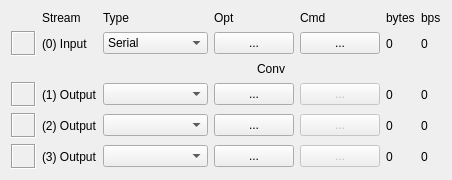
       <widget class="QWidget" name="Panel1" native="true">
        <property name="enabled">
         <bool>true</bool>
        </property>
        <property name="toolTip">
         <string/>
        </property>
        <property name="layoutDirection">
         <enum>Qt::LeftToRight</enum>
        </property>
        <property name="text" stdset="0">
         <string/>
        </property>
        <layout class="QGridLayout" name="gridLayout">
         <item row="0" column="1">
          <widget class="QLabel" name="Label5">
           <property name="enabled">
            <bool>true</bool>
           </property>
           <property name="toolTip">
            <string/>
           </property>
           <property name="text">
            <string>Stream</string>
           </property>
          </widget>
         </item>
         <item row="0" column="2">
          <widget class="QLabel" name="Label3">
           <property name="enabled">
            <bool>true</bool>
           </property>
           <property name="toolTip">
            <string/>
           </property>
           <property name="text">
            <string>Type</string>
           </property>
          </widget>
         </item>
         <item row="0" column="3">
          <widget class="QLabel" name="Label4">
           <property name="enabled">
            <bool>true</bool>
           </property>
           <property name="toolTip">
            <string/>
           </property>
           <property name="text">
            <string>Opt</string>
           </property>
          </widget>
         </item>
         <item row="0" column="5">
          <widget class="QLabel" name="Label1">
           <property name="enabled">
            <bool>true</bool>
           </property>
           <property name="toolTip">
            <string/>
           </property>
           <property name="text">
            <string>Cmd</string>
           </property>
          </widget>
         </item>
         <item row="0" column="6">
          <widget class="QLabel" name="Label6">
           <property name="enabled">
            <bool>true</bool>
           </property>
           <property name="toolTip">
            <string/>
           </property>
           <property name="text">
            <string>bytes</string>
           </property>
          </widget>
         </item>
         <item row="0" column="7">
          <widget class="QLabel" name="Label7">
           <property name="enabled">
            <bool>true</bool>
           </property>
           <property name="toolTip">
            <string/>
           </property>
           <property name="text">
            <string>bps</string>
           </property>
          </widget>
         </item>
         <item row="1" column="0">
          <widget class="QLabel" name="IndInput">
           <property name="enabled">
            <bool>true</bool>
           </property>
           <property name="minimumSize">
            <size>
             <width>25</width>
             <height>25</height>
            </size>
           </property>
           <property name="maximumSize">
            <size>
             <width>25</width>
             <height>25</height>
            </size>
           </property>
           <property name="toolTip">
            <string/>
           </property>
           <property name="layoutDirection">
            <enum>Qt::LeftToRight</enum>
           </property>
           <property name="frameShape">
            <enum>QFrame::Box</enum>
           </property>
           <property name="frameShadow">
            <enum>QFrame::Sunken</enum>
           </property>
           <property name="text">
            <string/>
           </property>
           <property name="alignment">
            <set>Qt::AlignCenter</set>
           </property>
          </widget>
         </item>
         <item row="1" column="1">
          <widget class="QLabel" name="LabelInput">
           <property name="enabled">
            <bool>true</bool>
           </property>
           <property name="palette">
            <palette>
             <active>
              <colorrole role="WindowText">
               <brush brushstyle="SolidPattern">
                <color alpha="255">
                 <red>0</red>
                 <green>0</green>
                 <blue>0</blue>
                </color>
               </brush>
              </colorrole>
             </active>
             <inactive>
              <colorrole role="WindowText">
               <brush brushstyle="SolidPattern">
                <color alpha="255">
                 <red>0</red>
                 <green>0</green>
                 <blue>0</blue>
                </color>
               </brush>
              </colorrole>
             </inactive>
             <disabled>
              <colorrole role="WindowText">
               <brush brushstyle="SolidPattern">
                <color alpha="255">
                 <red>0</red>
                 <green>0</green>
                 <blue>0</blue>
                </color>
               </brush>
              </colorrole>
             </disabled>
            </palette>
           </property>
           <property name="toolTip">
            <string/>
           </property>
           <property name="text">
            <string>(0) Input</string>
           </property>
          </widget>
         </item>
         <item row="1" column="2">
          <widget class="QComboBox" name="Input">
           <property name="enabled">
            <bool>true</bool>
           </property>
           <property name="toolTip">
            <string/>
           </property>
           <item>
            <property name="text">
             <string>Serial</string>
            </property>
           </item>
           <item>
            <property name="text">
             <string>TCP Client</string>
            </property>
           </item>
           <item>
            <property name="text">
             <string>TCP Server</string>
            </property>
           </item>
           <item>
            <property name="text">
             <string>NTRIP Client</string>
            </property>
           </item>
           <item>
            <property name="text">
             <string>File</string>
            </property>
           </item>
           <item>
            <property name="text">
             <string>FTP</string>
            </property>
           </item>
           <item>
            <property name="text">
             <string>HTTP</string>
            </property>
           </item>
          </widget>
         </item>
         <item row="1" column="3" colspan="2">
          <widget class="QPushButton" name="BtnInput">
           <property name="enabled">
            <bool>true</bool>
           </property>
           <property name="toolTip">
            <string/>
           </property>
           <property name="text">
            <string>...</string>
           </property>
           <property name="flat">
            <bool>false</bool>
           </property>
          </widget>
         </item>
         <item row="1" column="5">
          <widget class="QPushButton" name="BtnCmd">
           <property name="enabled">
            <bool>true</bool>
           </property>
           <property name="toolTip">
            <string/>
           </property>
           <property name="text">
            <string>...</string>
           </property>
           <property name="flat">
            <bool>false</bool>
           </property>
          </widget>
         </item>
         <item row="1" column="6">
          <widget class="QLabel" name="InputByte">
           <property name="enabled">
            <bool>true</bool>
           </property>
           <property name="palette">
            <palette>
             <active>
              <colorrole role="WindowText">
               <brush brushstyle="SolidPattern">
                <color alpha="255">
                 <red>0</red>
                 <green>0</green>
                 <blue>0</blue>
                </color>
               </brush>
              </colorrole>
             </active>
             <inactive>
              <colorrole role="WindowText">
               <brush brushstyle="SolidPattern">
                <color alpha="255">
                 <red>0</red>
                 <green>0</green>
                 <blue>0</blue>
                </color>
               </brush>
              </colorrole>
             </inactive>
             <disabled>
              <colorrole role="WindowText">
               <brush brushstyle="SolidPattern">
                <color alpha="255">
                 <red>0</red>
                 <green>0</green>
                 <blue>0</blue>
                </color>
               </brush>
              </colorrole>
             </disabled>
            </palette>
           </property>
           <property name="toolTip">
            <string/>
           </property>
           <property name="text">
            <string>0</string>
           </property>
          </widget>
         </item>
         <item row="1" column="7">
          <widget class="QLabel" name="InputBps">
           <property name="enabled">
            <bool>true</bool>
           </property>
           <property name="palette">
            <palette>
             <active>
              <colorrole role="WindowText">
               <brush brushstyle="SolidPattern">
                <color alpha="255">
                 <red>0</red>
                 <green>0</green>
                 <blue>0</blue>
                </color>
               </brush>
              </colorrole>
             </active>
             <inactive>
              <colorrole role="WindowText">
               <brush brushstyle="SolidPattern">
                <color alpha="255">
                 <red>0</red>
                 <green>0</green>
                 <blue>0</blue>
                </color>
               </brush>
              </colorrole>
             </inactive>
             <disabled>
              <colorrole role="WindowText">
               <brush brushstyle="SolidPattern">
                <color alpha="255">
                 <red>0</red>
                 <green>0</green>
                 <blue>0</blue>
                </color>
               </brush>
              </colorrole>
             </disabled>
            </palette>
           </property>
           <property name="toolTip">
            <string/>
           </property>
           <property name="text">
            <string>0</string>
           </property>
          </widget>
         </item>
         <item row="2" column="4" colspan="2">
          <widget class="QLabel" name="Label2">
           <property name="enabled">
            <bool>true</bool>
           </property>
           <property name="toolTip">
            <string/>
           </property>
           <property name="text">
            <string>Conv</string>
           </property>
          </widget>
         </item>
         <item row="3" column="0">
          <widget class="QLabel" name="IndOutput1">
           <property name="enabled">
            <bool>true</bool>
           </property>
           <property name="minimumSize">
            <size>
             <width>25</width>
             <height>25</height>
            </size>
           </property>
           <property name="maximumSize">
            <size>
             <width>25</width>
             <height>25</height>
            </size>
           </property>
           <property name="toolTip">
            <string/>
           </property>
           <property name="layoutDirection">
            <enum>Qt::LeftToRight</enum>
           </property>
           <property name="frameShape">
            <enum>QFrame::Box</enum>
           </property>
           <property name="frameShadow">
            <enum>QFrame::Sunken</enum>
           </property>
           <property name="text">
            <string/>
           </property>
           <property name="alignment">
            <set>Qt::AlignCenter</set>
           </property>
          </widget>
         </item>
         <item row="3" column="1">
          <widget class="QLabel" name="LabelOutput1">
           <property name="enabled">
            <bool>true</bool>
           </property>
           <property name="palette">
            <palette>
             <active>
              <colorrole role="WindowText">
               <brush brushstyle="SolidPattern">
                <color alpha="255">
                 <red>0</red>
                 <green>0</green>
                 <blue>0</blue>
                </color>
               </brush>
              </colorrole>
             </active>
             <inactive>
              <colorrole role="WindowText">
               <brush brushstyle="SolidPattern">
                <color alpha="255">
                 <red>0</red>
                 <green>0</green>
                 <blue>0</blue>
                </color>
               </brush>
              </colorrole>
             </inactive>
             <disabled>
              <colorrole role="WindowText">
               <brush brushstyle="SolidPattern">
                <color alpha="255">
                 <red>0</red>
                 <green>0</green>
                 <blue>0</blue>
                </color>
               </brush>
              </colorrole>
             </disabled>
            </palette>
           </property>
           <property name="toolTip">
            <string/>
           </property>
           <property name="text">
            <string>(1) Output</string>
           </property>
          </widget>
         </item>
         <item row="3" column="2">
          <widget class="QComboBox" name="Output1">
           <property name="enabled">
            <bool>true</bool>
           </property>
           <property name="toolTip">
            <string/>
           </property>
           <item>
            <property name="text">
             <string/>
            </property>
           </item>
           <item>
            <property name="text">
             <string>Serial</string>
            </property>
           </item>
           <item>
            <property name="text">
             <string>TCP Client</string>
            </property>
           </item>
           <item>
            <property name="text">
             <string>TCP Server</string>
            </property>
           </item>
           <item>
            <property name="text">
             <string>NTRIP Server</string>
            </property>
           </item>
           <item>
            <property name="text">
             <string>File</string>
            </property>
           </item>
           <item>
            <property name="text">
             <string>NTRIP Caster</string>
            </property>
           </item>
          </widget>
         </item>
         <item row="3" column="3" colspan="2">
          <widget class="QPushButton" name="BtnOutput1">
           <property name="enabled">
            <bool>true</bool>
           </property>
           <property name="toolTip">
            <string/>
           </property>
           <property name="text">
            <string>...</string>
           </property>
           <property name="flat">
            <bool>false</bool>
           </property>
          </widget>
         </item>
         <item row="3" column="5">
          <widget class="QPushButton" name="BtnConv1">
           <property name="enabled">
            <bool>false</bool>
           </property>
           <property name="toolTip">
            <string/>
           </property>
           <property name="text">
            <string>...</string>
           </property>
           <property name="flat">
            <bool>false</bool>
           </property>
          </widget>
         </item>
         <item row="3" column="6">
          <widget class="QLabel" name="Output1Byte">
           <property name="enabled">
            <bool>true</bool>
           </property>
           <property name="palette">
            <palette>
             <active>
              <colorrole role="WindowText">
               <brush brushstyle="SolidPattern">
                <color alpha="255">
                 <red>0</red>
                 <green>0</green>
                 <blue>0</blue>
                </color>
               </brush>
              </colorrole>
             </active>
             <inactive>
              <colorrole role="WindowText">
               <brush brushstyle="SolidPattern">
                <color alpha="255">
                 <red>0</red>
                 <green>0</green>
                 <blue>0</blue>
                </color>
               </brush>
              </colorrole>
             </inactive>
             <disabled>
              <colorrole role="WindowText">
               <brush brushstyle="SolidPattern">
                <color alpha="255">
                 <red>0</red>
                 <green>0</green>
                 <blue>0</blue>
                </color>
               </brush>
              </colorrole>
             </disabled>
            </palette>
           </property>
           <property name="toolTip">
            <string/>
           </property>
           <property name="text">
            <string>0</string>
           </property>
          </widget>
         </item>
         <item row="3" column="7">
          <widget class="QLabel" name="Output1Bps">
           <property name="enabled">
            <bool>true</bool>
           </property>
           <property name="palette">
            <palette>
             <active>
              <colorrole role="WindowText">
               <brush brushstyle="SolidPattern">
                <color alpha="255">
                 <red>0</red>
                 <green>0</green>
                 <blue>0</blue>
                </color>
               </brush>
              </colorrole>
             </active>
             <inactive>
              <colorrole role="WindowText">
               <brush brushstyle="SolidPattern">
                <color alpha="255">
                 <red>0</red>
                 <green>0</green>
                 <blue>0</blue>
                </color>
               </brush>
              </colorrole>
             </inactive>
             <disabled>
              <colorrole role="WindowText">
               <brush brushstyle="SolidPattern">
                <color alpha="255">
                 <red>0</red>
                 <green>0</green>
                 <blue>0</blue>
                </color>
               </brush>
              </colorrole>
             </disabled>
            </palette>
           </property>
           <property name="toolTip">
            <string/>
           </property>
           <property name="text">
            <string>0</string>
           </property>
          </widget>
         </item>
         <item row="4" column="0">
          <widget class="QLabel" name="IndOutput2">
           <property name="enabled">
            <bool>true</bool>
           </property>
           <property name="minimumSize">
            <size>
             <width>25</width>
             <height>25</height>
            </size>
           </property>
           <property name="maximumSize">
            <size>
             <width>25</width>
             <height>25</height>
            </size>
           </property>
           <property name="toolTip">
            <string/>
           </property>
           <property name="layoutDirection">
            <enum>Qt::LeftToRight</enum>
           </property>
           <property name="frameShape">
            <enum>QFrame::Box</enum>
           </property>
           <property name="frameShadow">
            <enum>QFrame::Sunken</enum>
           </property>
           <property name="text">
            <string/>
           </property>
           <property name="alignment">
            <set>Qt::AlignCenter</set>
           </property>
          </widget>
         </item>
         <item row="4" column="1">
          <widget class="QLabel" name="LabelOutput2">
           <property name="enabled">
            <bool>true</bool>
           </property>
           <property name="palette">
            <palette>
             <active>
              <colorrole role="WindowText">
               <brush brushstyle="SolidPattern">
                <color alpha="255">
                 <red>0</red>
                 <green>0</green>
                 <blue>0</blue>
                </color>
               </brush>
              </colorrole>
             </active>
             <inactive>
              <colorrole role="WindowText">
               <brush brushstyle="SolidPattern">
                <color alpha="255">
                 <red>0</red>
                 <green>0</green>
                 <blue>0</blue>
                </color>
               </brush>
              </colorrole>
             </inactive>
             <disabled>
              <colorrole role="WindowText">
               <brush brushstyle="SolidPattern">
                <color alpha="255">
                 <red>0</red>
                 <green>0</green>
                 <blue>0</blue>
                </color>
               </brush>
              </colorrole>
             </disabled>
            </palette>
           </property>
           <property name="toolTip">
            <string/>
           </property>
           <property name="text">
            <string>(2) Output</string>
           </property>
          </widget>
         </item>
         <item row="4" column="2">
          <widget class="QComboBox" name="Output2">
           <property name="enabled">
            <bool>true</bool>
           </property>
           <property name="toolTip">
            <string/>
           </property>
           <item>
            <property name="text">
             <string/>
            </property>
           </item>
           <item>
            <property name="text">
             <string>Serial</string>
            </property>
           </item>
           <item>
            <property name="text">
             <string>TCP Client</string>
            </property>
           </item>
           <item>
            <property name="text">
             <string>TCP Server</string>
            </property>
           </item>
           <item>
            <property name="text">
             <string>NTRIP Server</string>
            </property>
           </item>
           <item>
            <property name="text">
             <string>File</string>
            </property>
           </item>
           <item>
            <property name="text">
             <string>NTRIP Caster</string>
            </property>
           </item>
          </widget>
         </item>
         <item row="4" column="3" colspan="2">
          <widget class="QPushButton" name="BtnOutput2">
           <property name="enabled">
            <bool>true</bool>
           </property>
           <property name="toolTip">
            <string/>
           </property>
           <property name="text">
            <string>...</string>
           </property>
           <property name="flat">
            <bool>false</bool>
           </property>
          </widget>
         </item>
         <item row="4" column="5">
          <widget class="QPushButton" name="BtnConv2">
           <property name="enabled">
            <bool>false</bool>
           </property>
           <property name="toolTip">
            <string/>
           </property>
           <property name="text">
            <string>...</string>
           </property>
           <property name="flat">
            <bool>false</bool>
           </property>
          </widget>
         </item>
         <item row="4" column="6">
          <widget class="QLabel" name="Output2Byte">
           <property name="enabled">
            <bool>true</bool>
           </property>
           <property name="palette">
            <palette>
             <active>
              <colorrole role="WindowText">
               <brush brushstyle="SolidPattern">
                <color alpha="255">
                 <red>0</red>
                 <green>0</green>
                 <blue>0</blue>
                </color>
               </brush>
              </colorrole>
             </active>
             <inactive>
              <colorrole role="WindowText">
               <brush brushstyle="SolidPattern">
                <color alpha="255">
                 <red>0</red>
                 <green>0</green>
                 <blue>0</blue>
                </color>
               </brush>
              </colorrole>
             </inactive>
             <disabled>
              <colorrole role="WindowText">
               <brush brushstyle="SolidPattern">
                <color alpha="255">
                 <red>0</red>
                 <green>0</green>
                 <blue>0</blue>
                </color>
               </brush>
              </colorrole>
             </disabled>
            </palette>
           </property>
           <property name="toolTip">
            <string/>
           </property>
           <property name="text">
            <string>0</string>
           </property>
          </widget>
         </item>
         <item row="4" column="7">
          <widget class="QLabel" name="Output2Bps">
           <property name="enabled">
            <bool>true</bool>
           </property>
           <property name="palette">
            <palette>
             <active>
              <colorrole role="WindowText">
               <brush brushstyle="SolidPattern">
                <color alpha="255">
                 <red>0</red>
                 <green>0</green>
                 <blue>0</blue>
                </color>
               </brush>
              </colorrole>
             </active>
             <inactive>
              <colorrole role="WindowText">
               <brush brushstyle="SolidPattern">
                <color alpha="255">
                 <red>0</red>
                 <green>0</green>
                 <blue>0</blue>
                </color>
               </brush>
              </colorrole>
             </inactive>
             <disabled>
              <colorrole role="WindowText">
               <brush brushstyle="SolidPattern">
                <color alpha="255">
                 <red>0</red>
                 <green>0</green>
                 <blue>0</blue>
                </color>
               </brush>
              </colorrole>
             </disabled>
            </palette>
           </property>
           <property name="toolTip">
            <string/>
           </property>
           <property name="text">
            <string>0</string>
           </property>
          </widget>
         </item>
         <item row="5" column="0">
          <widget class="QLabel" name="IndOutput3">
           <property name="enabled">
            <bool>true</bool>
           </property>
           <property name="minimumSize">
            <size>
             <width>25</width>
             <height>25</height>
            </size>
           </property>
           <property name="maximumSize">
            <size>
             <width>25</width>
             <height>25</height>
            </size>
           </property>
           <property name="toolTip">
            <string/>
           </property>
           <property name="layoutDirection">
            <enum>Qt::LeftToRight</enum>
           </property>
           <property name="frameShape">
            <enum>QFrame::Box</enum>
           </property>
           <property name="frameShadow">
            <enum>QFrame::Sunken</enum>
           </property>
           <property name="text">
            <string/>
           </property>
           <property name="alignment">
            <set>Qt::AlignCenter</set>
           </property>
          </widget>
         </item>
         <item row="5" column="1">
          <widget class="QLabel" name="LabelOutput3">
           <property name="enabled">
            <bool>true</bool>
           </property>
           <property name="palette">
            <palette>
             <active>
              <colorrole role="WindowText">
               <brush brushstyle="SolidPattern">
                <color alpha="255">
                 <red>0</red>
                 <green>0</green>
                 <blue>0</blue>
                </color>
               </brush>
              </colorrole>
             </active>
             <inactive>
              <colorrole role="WindowText">
               <brush brushstyle="SolidPattern">
                <color alpha="255">
                 <red>0</red>
                 <green>0</green>
                 <blue>0</blue>
                </color>
               </brush>
              </colorrole>
             </inactive>
             <disabled>
              <colorrole role="WindowText">
               <brush brushstyle="SolidPattern">
                <color alpha="255">
                 <red>0</red>
                 <green>0</green>
                 <blue>0</blue>
                </color>
               </brush>
              </colorrole>
             </disabled>
            </palette>
           </property>
           <property name="toolTip">
            <string/>
           </property>
           <property name="text">
            <string>(3) Output</string>
           </property>
          </widget>
         </item>
         <item row="5" column="2">
          <widget class="QComboBox" name="Output3">
           <property name="enabled">
            <bool>true</bool>
           </property>
           <property name="toolTip">
            <string/>
           </property>
           <item>
            <property name="text">
             <string/>
            </property>
           </item>
           <item>
            <property name="text">
             <string>Serial</string>
            </property>
           </item>
           <item>
            <property name="text">
             <string>TCP Client</string>
            </property>
           </item>
           <item>
            <property name="text">
             <string>TCP Server</string>
            </property>
           </item>
           <item>
            <property name="text">
             <string>NTRIP Server</string>
            </property>
           </item>
           <item>
            <property name="text">
             <string>File</string>
            </property>
           </item>
           <item>
            <property name="text">
             <string>NTRIP Caster</string>
            </property>
           </item>
          </widget>
         </item>
         <item row="5" column="3" colspan="2">
          <widget class="QPushButton" name="BtnOutput3">
           <property name="enabled">
            <bool>true</bool>
           </property>
           <property name="toolTip">
            <string/>
           </property>
           <property name="text">
            <string>...</string>
           </property>
           <property name="flat">
            <bool>false</bool>
           </property>
          </widget>
         </item>
         <item row="5" column="5">
          <widget class="QPushButton" name="BtnConv3">
           <property name="enabled">
            <bool>false</bool>
           </property>
           <property name="toolTip">
            <string/>
           </property>
           <property name="text">
            <string>...</string>
           </property>
           <property name="flat">
            <bool>false</bool>
           </property>
          </widget>
         </item>
         <item row="5" column="6">
          <widget class="QLabel" name="Output3Byte">
           <property name="enabled">
            <bool>true</bool>
           </property>
           <property name="palette">
            <palette>
             <active>
              <colorrole role="WindowText">
               <brush brushstyle="SolidPattern">
                <color alpha="255">
                 <red>0</red>
                 <green>0</green>
                 <blue>0</blue>
                </color>
               </brush>
              </colorrole>
             </active>
             <inactive>
              <colorrole role="WindowText">
               <brush brushstyle="SolidPattern">
                <color alpha="255">
                 <red>0</red>
                 <green>0</green>
                 <blue>0</blue>
                </color>
               </brush>
              </colorrole>
             </inactive>
             <disabled>
              <colorrole role="WindowText">
               <brush brushstyle="SolidPattern">
                <color alpha="255">
                 <red>0</red>
                 <green>0</green>
                 <blue>0</blue>
                </color>
               </brush>
              </colorrole>
             </disabled>
            </palette>
           </property>
           <property name="toolTip">
            <string/>
           </property>
           <property name="text">
            <string>0</string>
           </property>
          </widget>
         </item>
         <item row="5" column="7">
          <widget class="QLabel" name="Output3Bps">
           <property name="enabled">
            <bool>true</bool>
           </property>
           <property name="palette">
            <palette>
             <active>
              <colorrole role="WindowText">
               <brush brushstyle="SolidPattern">
                <color alpha="255">
                 <red>0</red>
                 <green>0</green>
                 <blue>0</blue>
                </color>
               </brush>
              </colorrole>
             </active>
             <inactive>
              <colorrole role="WindowText">
               <brush brushstyle="SolidPattern">
                <color alpha="255">
                 <red>0</red>
                 <green>0</green>
                 <blue>0</blue>
                </color>
               </brush>
              </colorrole>
             </inactive>
             <disabled>
              <colorrole role="WindowText">
               <brush brushstyle="SolidPattern">
                <color alpha="255">
                 <red>0</red>
                 <green>0</green>
                 <blue>0</blue>
                </color>
               </brush>
              </colorrole>
             </disabled>
            </palette>
           </property>
           <property name="toolTip">
            <string/>
           </property>
           <property name="text">
            <string>0</string>
           </property>
          </widget>
         </item>
        </layout>
       </widget>
